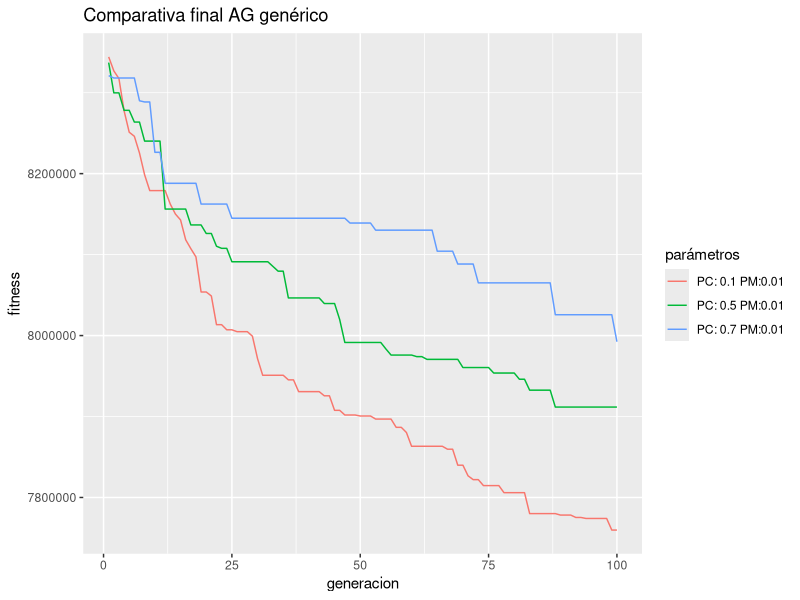
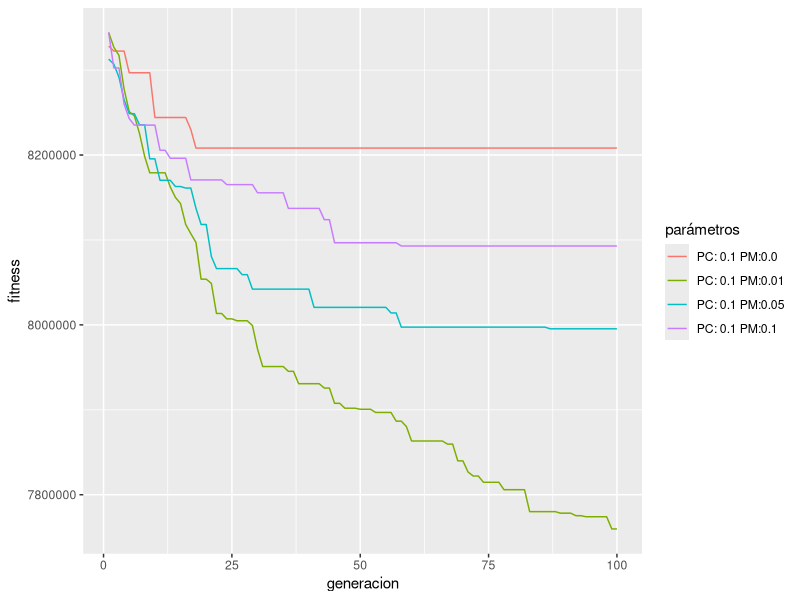
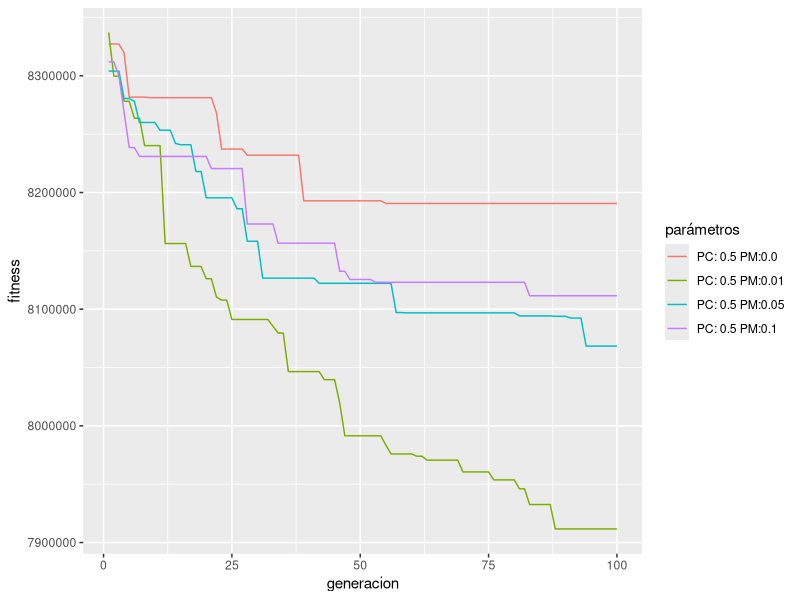
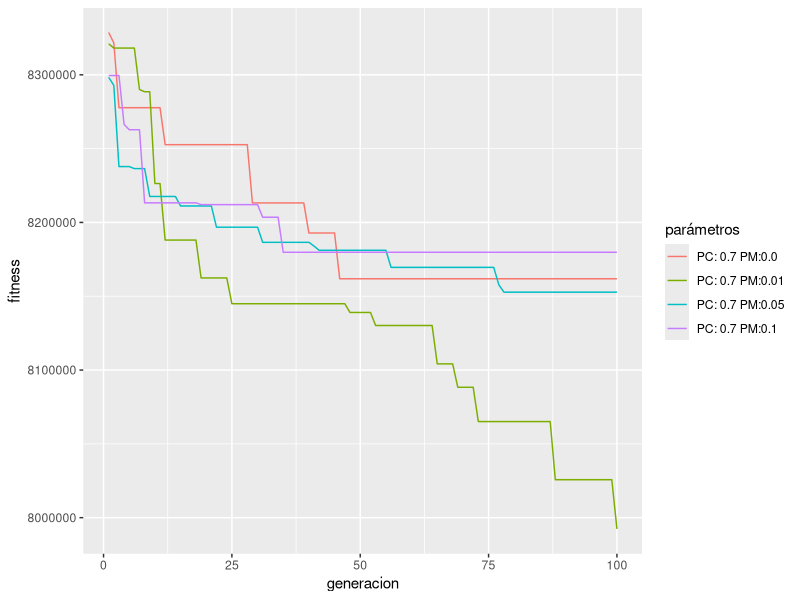

The R script that drew these images, in order:
library(ggplot2)

#PC = 0.1

rPC0.1PM0 = data.frame(generacion=1:100, fitness=c(8328246, 8322420, 8322420, 8322420, 8296888, 8296888, 8296888,
              8296888, 8296888, 8244198, 8244198, 8244198, 8244198, 8244198,
              8244198, 8244198, 8230088, 8208192, 8208192, 8208192, 8208192,
              8208192, 8208192, 8208192, 8208192, 8208192, 8208192, 8208192,
              8208192, 8208192, 8208192, 8208192, 8208192, 8208192, 8208192,
              8208192, 8208192, 8208192, 8208192, 8208192, 8208192, 8208192,
              8208192, 8208192, 8208192, 8208192, 8208192, 8208192, 8208192,
              8208192, 8208192, 8208192, 8208192, 8208192, 8208192, 8208192,
              8208192, 8208192, 8208192, 8208192, 8208192, 8208192, 8208192,
              8208192, 8208192, 8208192, 8208192, 8208192, 8208192, 8208192,
              8208192, 8208192, 8208192, 8208192, 8208192, 8208192, 8208192,
              8208192, 8208192, 8208192, 8208192, 8208192, 8208192, 8208192,
              8208192, 8208192, 8208192, 8208192, 8208192, 8208192, 8208192,
              8208192, 8208192, 8208192, 8208192, 8208192, 8208192, 8208192,
              8208192, 8208192))

p = ggplot() + geom_line(data = rPC0.1PM0, aes(x = generacion, y = fitness, colour = "PC: 0.1 PM:0.0"))

rPC0.1PM0.01 = data.frame(generacion=1:100, fitness=c(8344218, 8326960, 8317360, 8277656, 8251146, 8246156, 8225488,
                                           8198548, 8179052, 8179052, 8179052, 8179052, 8162368, 8150072,
                                           8142802, 8118296, 8107366, 8097132, 8053832, 8053832, 8048892,
                                           8013434, 8013434, 8007106, 8007106, 8004840, 8004840, 8004840,
                                           7999226, 7971434, 7950944, 7950944, 7950944, 7950944, 7950944,
                                           7945284, 7945284, 7930746, 7930746, 7930746, 7930746, 7930746,
                                           7925594, 7925594, 7907664, 7907664, 7901876, 7901876, 7901876,
                                           7900640, 7900640, 7900640, 7896860, 7896860, 7896860, 7896860,
                                           7886626, 7886626, 7880232, 7863236, 7863236, 7863236, 7863236,
                                           7863236, 7863236, 7863236, 7859620, 7859620, 7839886, 7839886,
                                           7826746, 7822038, 7822038, 7814688, 7814688, 7814688, 7814688,
                                           7805928, 7805928, 7805928, 7805928, 7805928, 7780088, 7780088,
                                           7780088, 7780088, 7780088, 7780088, 7778278, 7778278, 7778278,
                                           7775310, 7775310, 7774060, 7774060, 7774060, 7774060, 7774060,
                                           7759744, 7759744))

p = p + geom_line(data = rPC0.1PM0.01, aes(x = generacion, y = fitness, colour="PC: 0.1 PM:0.01"))

rPC0.1PM0.05 = data.frame(generacion=1:100, fitness=c(8312920, 8307100, 8291638, 8265222, 8248690, 8248690, 8235704,
                                           8235704, 8195522, 8195522, 8170240, 8170240, 8170240, 8162914,
                                           8162914, 8161102, 8161102, 8137300, 8118206, 8118206, 8080570,
                                           8066276, 8066276, 8066276, 8066276, 8066276, 8059124, 8059124,
                                           8042082, 8042082, 8042082, 8042082, 8042082, 8042082, 8042082,
                                           8042082, 8042082, 8042082, 8042082, 8042082, 8020612, 8020612,
                                           8020612, 8020612, 8020612, 8020612, 8020612, 8020612, 8020612,
                                           8020612, 8020612, 8020612, 8020612, 8020612, 8020612, 8014046,
                                           8014046, 7997330, 7997330, 7997330, 7997330, 7997330, 7997330,
                                           7997330, 7997330, 7997330, 7997330, 7997330, 7997330, 7997330,
                                           7997330, 7997330, 7997330, 7997330, 7997330, 7997330, 7997330,
                                           7997330, 7997330, 7997330, 7997330, 7997330, 7997330, 7997330,
                                           7997330, 7997330, 7995358, 7995358, 7995358, 7995358, 7995358,
                                           7995358, 7995358, 7995358, 7995358, 7995358, 7995358, 7995358,
                                           7995358, 7995358))

p = p + geom_line(data = rPC0.1PM0.05, aes(x = generacion, y = fitness, colour="PC: 0.1 PM:0.05"))

rPC0.1PM0.1 = data.frame(generacion=1:100, fitness=c(8344370, 8302562, 8302562, 8259904, 8242910, 8235258, 8235258,
                                          8235258, 8235258, 8235258, 8205604, 8205604, 8196194, 8196194,
                                          8196194, 8196194, 8170666, 8170666, 8170666, 8170666, 8170666,
                                          8170666, 8170666, 8165190, 8165190, 8165190, 8165190, 8165190,
                                          8165190, 8155510, 8155510, 8155510, 8155510, 8155510, 8155510,
                                          8137176, 8137176, 8137176, 8137176, 8137176, 8137176, 8137176,
                                          8123886, 8123886, 8096694, 8096694, 8096694, 8096694, 8096694,
                                          8096694, 8096694, 8096694, 8096694, 8096694, 8096694, 8096694,
                                          8096694, 8092880, 8092880, 8092880, 8092880, 8092880, 8092880,
                                          8092880, 8092880, 8092880, 8092880, 8092880, 8092880, 8092880,
                                          8092880, 8092880, 8092880, 8092880, 8092880, 8092880, 8092880,
                                          8092880, 8092880, 8092880, 8092880, 8092880, 8092880, 8092880,
                                          8092880, 8092880, 8092880, 8092880, 8092880, 8092880, 8092880,
                                          8092880, 8092880, 8092880, 8092880, 8092880, 8092880, 8092880,
                                          8092880, 8092880))

p = p + geom_line(data = rPC0.1PM0.1, aes(x = generacion, y = fitness, colour="PC: 0.1 PM:0.1")) + labs(colour='parámetros')


#PC 0.5

rPC0.5PM0 = data.frame(generacion=1:100, fitness=c(8327252, 8327252, 8327252, 8319700, 8281726, 8281726, 8281726,
                                                   8281726, 8281290, 8281290, 8281290, 8281290, 8281290, 8281290,
                                                   8281290, 8281290, 8281290, 8281290, 8281290, 8281290, 8281290,
                                                   8268192, 8237210, 8237210, 8237210, 8237210, 8237210, 8231966,
                                                   8231966, 8231966, 8231966, 8231966, 8231966, 8231966, 8231966,
                                                   8231966, 8231966, 8231966, 8192860, 8192860, 8192860, 8192860,
                                                   8192860, 8192860, 8192860, 8192860, 8192860, 8192860, 8192860,
                                                   8192860, 8192860, 8192860, 8192860, 8192860, 8190594, 8190594,
                                                   8190594, 8190594, 8190594, 8190594, 8190594, 8190594, 8190594,
                                                   8190594, 8190594, 8190594, 8190594, 8190594, 8190594, 8190594,
                                                   8190594, 8190594, 8190594, 8190594, 8190594, 8190594, 8190594,
                                                   8190594, 8190594, 8190594, 8190594, 8190594, 8190594, 8190594,
                                                   8190594, 8190594, 8190594, 8190594, 8190594, 8190594, 8190594,
                                                   8190594, 8190594, 8190594, 8190594, 8190594, 8190594, 8190594,
                                                   8190594, 8190594))

p05 = ggplot() + geom_line(data = rPC0.5PM0, aes(x = generacion, y = fitness, colour = "PC: 0.5 PM:0.0"))

rPC0.5PM0.01 = data.frame(generacion=1:100, fitness=c(8337182, 8299742, 8299742, 8278192, 8278192, 8263708, 8263708,
                                                      8240190, 8240190, 8240190, 8240190, 8156238, 8156238, 8156238,
                                                      8156238, 8156238, 8136634, 8136634, 8136634, 8126080, 8126080,
                                                      8110328, 8107734, 8107734, 8091156, 8091156, 8091156, 8091156,
                                                      8091156, 8091156, 8091156, 8091156, 8085350, 8079538, 8079538,
                                                      8046476, 8046476, 8046476, 8046476, 8046476, 8046476, 8046476,
                                                      8039586, 8039586, 8039586, 8019700, 7991474, 7991474, 7991474,
                                                      7991474, 7991474, 7991474, 7991474, 7991474, 7983420, 7975930,
                                                      7975930, 7975930, 7975930, 7975930, 7973978, 7973978, 7970590,
                                                      7970590, 7970590, 7970590, 7970590, 7970590, 7970590, 7960512,
                                                      7960512, 7960512, 7960512, 7960512, 7960512, 7953716, 7953716,
                                                      7953716, 7953716, 7953716, 7946052, 7946052, 7932562, 7932562,
                                                      7932562, 7932562, 7932562, 7911660, 7911660, 7911660, 7911660,
                                                      7911660, 7911660, 7911660, 7911660, 7911660, 7911660, 7911660,
                                                      7911660, 7911660))

p05 = p05 + geom_line(data = rPC0.5PM0.01, aes(x = generacion, y = fitness, colour="PC: 0.5 PM:0.01"))

rPC0.5PM0.05 = data.frame(generacion=1:100, fitness=c(8304000, 8304000, 8304000, 8280552, 8280552, 8278238, 8259998,
                                                      8259998, 8259998, 8259998, 8253370, 8253370, 8253370, 8242118,
                                                      8240938, 8240938, 8240938, 8217974, 8217974, 8195446, 8195446,
                                                      8195446, 8195446, 8195446, 8195446, 8186048, 8186048, 8158214,
                                                      8158214, 8158214, 8126594, 8126594, 8126594, 8126594, 8126594,
                                                      8126594, 8126594, 8126594, 8126594, 8126594, 8126594, 8122162,
                                                      8122162, 8122162, 8122162, 8122162, 8122162, 8122162, 8122162,
                                                      8122162, 8122162, 8122162, 8122162, 8122162, 8122162, 8122162,
                                                      8097116, 8097116, 8096846, 8096846, 8096846, 8096846, 8096846,
                                                      8096846, 8096846, 8096846, 8096846, 8096846, 8096846, 8096846,
                                                      8096846, 8096846, 8096846, 8096846, 8096846, 8096846, 8096846,
                                                      8096846, 8096846, 8096846, 8094224, 8094224, 8094224, 8094224,
                                                      8094224, 8094224, 8094224, 8093884, 8093884, 8093884, 8092366,
                                                      8092366, 8092366, 8068342, 8068342, 8068342, 8068342, 8068342,
                                                      8068342, 8068342))

p05 = p05 + geom_line(data = rPC0.5PM0.05, aes(x = generacion, y = fitness, colour="PC: 0.5 PM:0.05"))

rPC0.5PM0.1 = data.frame(generacion=1:100, fitness=c(8311926, 8311926, 8299854, 8268720, 8238548, 8238548, 8230904,
                                                     8230904, 8230904, 8230904, 8230904, 8230904, 8230904, 8230904,
                                                     8230904, 8230904, 8230904, 8230904, 8230904, 8230904, 8220498,
                                                     8220498, 8220498, 8220498, 8220498, 8220498, 8220498, 8172988,
                                                     8172988, 8172988, 8172988, 8172988, 8172988, 8156518, 8156518,
                                                     8156518, 8156518, 8156518, 8156518, 8156518, 8156518, 8156518,
                                                     8156518, 8156518, 8156518, 8132506, 8132506, 8125466, 8125466,
                                                     8125466, 8125466, 8125466, 8123028, 8123028, 8123028, 8123028,
                                                     8123028, 8123028, 8123028, 8123028, 8123028, 8123028, 8123028,
                                                     8123028, 8123028, 8123028, 8123028, 8123028, 8123028, 8123028,
                                                     8123028, 8123028, 8123028, 8123028, 8123028, 8123028, 8123028,
                                                     8123028, 8123028, 8123028, 8123028, 8123028, 8111478, 8111478,
                                                     8111478, 8111478, 8111478, 8111478, 8111478, 8111478, 8111478,
                                                     8111478, 8111478, 8111478, 8111478, 8111478, 8111478, 8111478,
                                                     8111478, 8111478))

p05 = p05 + geom_line(data = rPC0.5PM0.1, aes(x = generacion, y = fitness, colour="PC: 0.5 PM:0.1")) + labs(colour='parámetros')

#PC 0.7

rPC0.7PM0 = data.frame(generacion=1:100, fitness=c(8328710, 8321578, 8277722, 8277722, 8277722, 8277722, 8277722,
                                                   8277722, 8277722, 8277722, 8277722, 8252698, 8252698, 8252698,
                                                   8252698, 8252698, 8252698, 8252698, 8252698, 8252698, 8252698,
                                                   8252698, 8252698, 8252698, 8252698, 8252698, 8252698, 8252698,
                                                   8213216, 8213216, 8213216, 8213216, 8213216, 8213216, 8213216,
                                                   8213216, 8213216, 8213216, 8213216, 8192850, 8192850, 8192850,
                                                   8192850, 8192850, 8192850, 8161844, 8161844, 8161844, 8161844,
                                                   8161844, 8161844, 8161844, 8161844, 8161844, 8161844, 8161844,
                                                   8161844, 8161844, 8161844, 8161844, 8161844, 8161844, 8161844,
                                                   8161844, 8161844, 8161844, 8161844, 8161844, 8161844, 8161844,
                                                   8161844, 8161844, 8161844, 8161844, 8161844, 8161844, 8161844,
                                                   8161844, 8161844, 8161844, 8161844, 8161844, 8161844, 8161844,
                                                   8161844, 8161844, 8161844, 8161844, 8161844, 8161844, 8161844,
                                                   8161844, 8161844, 8161844, 8161844, 8161844, 8161844, 8161844,
                                                   8161844, 8161844))

p07 = ggplot() + geom_line(data = rPC0.7PM0, aes(x = generacion, y = fitness, colour = "PC: 0.7 PM:0.0"))

rPC0.7PM0.01 = data.frame(generacion=1:100, fitness=c(8321026, 8318132, 8318132, 8318132, 8318132, 8318132, 8290018,
                                                      8288526, 8288526, 8226358, 8226358, 8188072, 8188072, 8188072,
                                                      8188072, 8188072, 8188072, 8188072, 8162416, 8162416, 8162416,
                                                      8162416, 8162416, 8162416, 8144928, 8144928, 8144928, 8144928,
                                                      8144928, 8144928, 8144928, 8144928, 8144928, 8144928, 8144928,
                                                      8144928, 8144928, 8144928, 8144928, 8144928, 8144928, 8144928,
                                                      8144928, 8144928, 8144928, 8144928, 8144928, 8139000, 8139000,
                                                      8139000, 8139000, 8139000, 8130182, 8130182, 8130182, 8130182,
                                                      8130182, 8130182, 8130182, 8130182, 8130182, 8130182, 8130182,
                                                      8130182, 8104188, 8104188, 8104188, 8104188, 8088352, 8088352,
                                                      8088352, 8088352, 8065104, 8065104, 8065104, 8065104, 8065104,
                                                      8065104, 8065104, 8065104, 8065104, 8065104, 8065104, 8065104,
                                                      8065104, 8065104, 8065104, 8025724, 8025724, 8025724, 8025724,
                                                      8025724, 8025724, 8025724, 8025724, 8025724, 8025724, 8025724,
                                                      8025724, 7992394))

p07 = p07 + geom_line(data = rPC0.7PM0.01, aes(x = generacion, y = fitness, colour = "PC: 0.7 PM:0.01"))

rPC0.7PM0.05 = data.frame(generacion=1:100, fitness=c(8298260, 8292884, 8237846, 8237846, 8237846, 8236460, 8236460,
                                                      8236460, 8217580, 8217580, 8217580, 8217580, 8217580, 8217580,
                                                      8211158, 8211158, 8211158, 8211158, 8211158, 8211158, 8211158,
                                                      8196780, 8196780, 8196780, 8196780, 8196780, 8196780, 8196780,
                                                      8196780, 8196780, 8186534, 8186534, 8186534, 8186534, 8186534,
                                                      8186534, 8186534, 8186534, 8186534, 8186534, 8183972, 8181122,
                                                      8181122, 8181122, 8181122, 8181122, 8181122, 8181122, 8181122,
                                                      8181122, 8181122, 8181122, 8181122, 8181122, 8181122, 8169566,
                                                      8169566, 8169566, 8169566, 8169566, 8169566, 8169566, 8169566,
                                                      8169566, 8169566, 8169566, 8169566, 8169566, 8169566, 8169566,
                                                      8169566, 8169566, 8169566, 8169566, 8169566, 8169566, 8157698,
                                                      8152770, 8152770, 8152770, 8152770, 8152770, 8152770, 8152770,
                                                      8152770, 8152770, 8152770, 8152770, 8152770, 8152770, 8152770,
                                                      8152770, 8152770, 8152770, 8152770, 8152770, 8152770, 8152770,
                                                      8152770, 8152770))

p07 = p07 + geom_line(data = rPC0.7PM0.05, aes(x = generacion, y = fitness, colour = "PC: 0.7 PM:0.05"))

rPC0.7PM0.1 = data.frame(generacion=1:100, fitness=c(8299538, 8299538, 8299538, 8266446, 8262784, 8262784, 8262784,
                                                     8213280, 8213280, 8213280, 8213280, 8213280, 8213280, 8213280,
                                                     8213280, 8213280, 8213280, 8213280, 8212068, 8212068, 8212068,
                                                     8212068, 8212068, 8212068, 8212068, 8212068, 8212068, 8212068,
                                                     8212068, 8212068, 8203530, 8203530, 8203530, 8203530, 8179792,
                                                     8179792, 8179792, 8179792, 8179792, 8179792, 8179792, 8179792,
                                                     8179792, 8179792, 8179792, 8179792, 8179792, 8179792, 8179792,
                                                     8179792, 8179792, 8179792, 8179792, 8179792, 8179792, 8179792,
                                                     8179792, 8179792, 8179792, 8179792, 8179792, 8179792, 8179792,
                                                     8179792, 8179792, 8179792, 8179792, 8179792, 8179792, 8179792,
                                                     8179792, 8179792, 8179792, 8179792, 8179792, 8179792, 8179792,
                                                     8179792, 8179792, 8179792, 8179792, 8179792, 8179792, 8179792,
                                                     8179792, 8179792, 8179792, 8179792, 8179792, 8179792, 8179792,
                                                     8179792, 8179792, 8179792, 8179792, 8179792, 8179792, 8179792,
                                                     8179792, 8179792))

p07 = p07 + geom_line(data = rPC0.7PM0.1, aes(x = generacion, y = fitness, colour = "PC: 0.7 PM:0.1")) + labs(colour='parámetros')

#Final

final = ggplot() + ggtitle("Comparativa final AG genérico")
final = final + geom_line(data = rPC0.1PM0.01, aes(x = generacion, y = fitness, colour="PC: 0.1 PM:0.01"))
final = final + geom_line(data = rPC0.5PM0.01, aes(x = generacion, y = fitness, colour="PC: 0.5 PM:0.01"))
final = final + geom_line(data = rPC0.7PM0.01, aes(x = generacion, y = fitness, colour="PC: 0.7 PM:0.01")) + labs(colour='parámetros')
